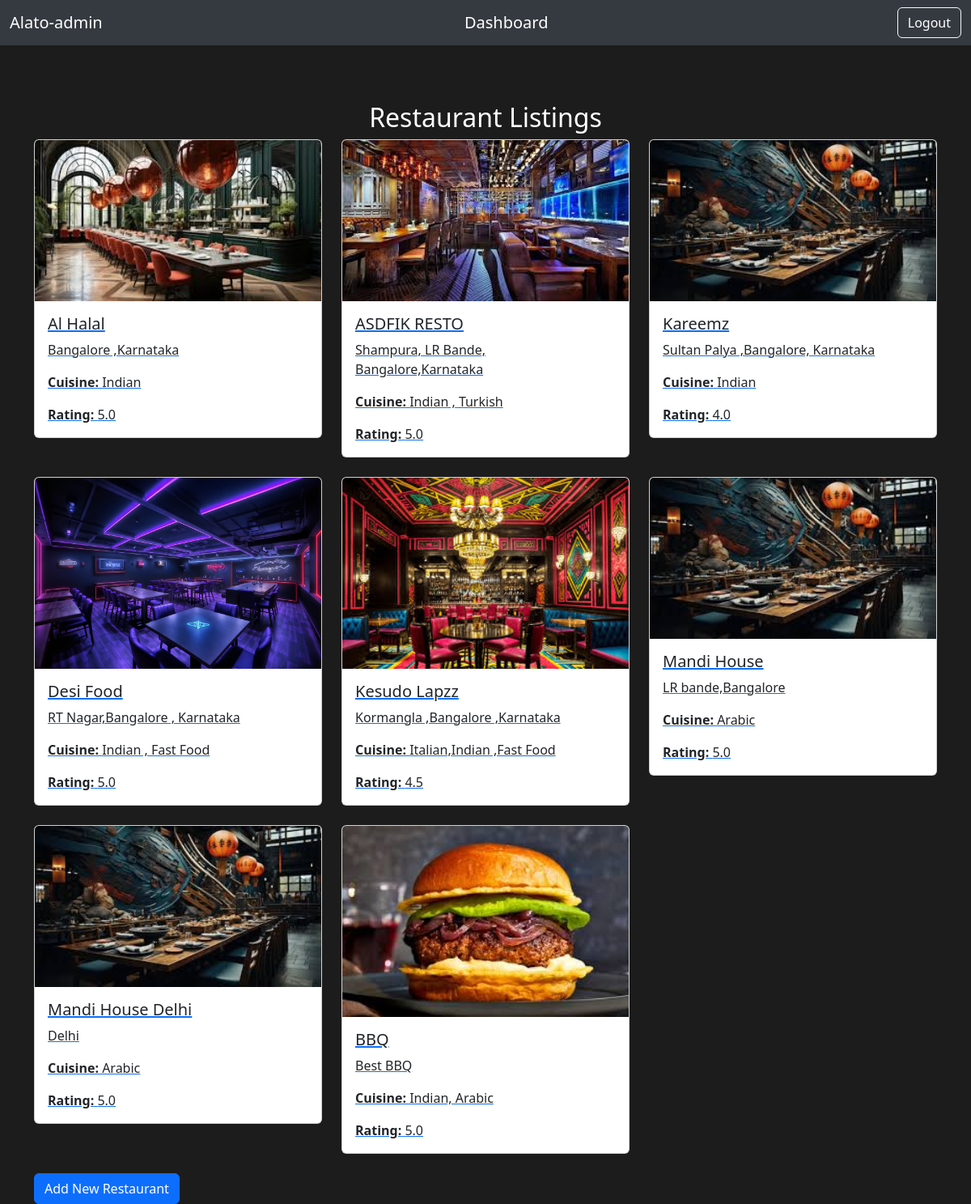
The app's page /admin_manager/admin_restaurants/ with its own data.
### home/models.py (models this page shows, shortened)
class Restaurant(models.Model):
    name = models.CharField(max_length=100)
    address = models.TextField()
    cuisine = models.CharField(max_length=100)
    rating = models.DecimalField(max_digits=3, decimal_places=1)  # For ratings like 4.5
    image = models.ImageField(upload_to='restaurants/', blank=True, null=True)

### admin_manager/views.py (the view)
# urls.py: path('admin_restaurants/', views.admin_restaurant_list, name='admin_restaurant_list'),
def admin_restaurant_list(request):
    restaurants = Restaurant.objects.all()
    return render(request, 'admin_res_list.html', {'restaurants': restaurants})

### admin_manager/templates/admin_res_list.html
{% extends 'admin_base.html' %}
{% block content %}
<div class="container mt-5">
    <h2 class="text-center">Restaurant Listings</h2>
    <div class="row">
        {% for restaurant in restaurants %}
        <div class="col-md-4">
            <a href="{% url 'admin_manager:admin_restaurant_detail' pk=restaurant.pk %}">
                <div class="card mb-4">
                    <img src="{{ restaurant.image.url }}" class="card-img-top" alt="{{ restaurant.name }}">
                    <div class="card-body">
                        <h5 class="card-title">{{ restaurant.name }}</h5>
                        <p class="card-text">{{ restaurant.address }}</p>
                        <p class="card-text"><strong>Cuisine:</strong> {{ restaurant.cuisine }}</p>
                        <p class="card-text"><strong>Rating:</strong> {{ restaurant.rating }}</p>
                    </div>
                </div>
            </a>
        </div>
        {% endfor %}
    </div>
    <a href="{% url 'admin_manager:admin_add_restaurant' %}" class="btn btn-primary">Add New Restaurant</a>
</div>
{% endblock %}

### templates/admin_base.html (shortened to what this page needs)
<!DOCTYPE html>
<html lang="en">
<head>
    {% load static %}
    <link href="https://cdn.jsdelivr.net/npm/bootstrap@5.3.3/dist/css/bootstrap.min.css" rel="stylesheet">
    <link href="https://cdn.jsdelivr.net/npm/bootstrap@5.3.3/dist/css/bootstrap.min.css" rel="stylesheet">
    <link rel="stylesheet" href="{% static 'css/index.css' %}">
</head>
<body>
    <header class="navbar navbar-expand-lg navbar-dark-gray">
        <div class="container-fluid">
            <a class="navbar-brand" href="#">Alato-admin</a>
            <div class="mx-auto">
                <span class="h5 mb-0">Dashboard</span>
            </div>
            <div class="ml-auto">
                <a href="{% url 'admin_manager:admin_logout' %}" class="btn btn-outline-light">Logout</a>
            </div>
        </div>
    </header>
    <div class="content" style="margin-top: 70px;">
        {% block content %}
        {% endblock %}
    </div>
</body>
</html>

### static/css/index.css (style rules this page uses)
body { height: 100vh; color: white; background-color: rgb(29, 28, 28); }
.navbar { background-color: rgba(0, 0, 0, 0.7); }
.navbar-brand, .nav-link { color: white !important; }

### templates/admin_base.html (style rules this page uses)
.navbar-dark-gray { background-color: #343a40; color: white; }
.navbar-dark-gray .navbar-brand, .navbar-dark-gray .navbar-text, .navbar-dark-gray .btn-outline-light { color: white; }

### records on screen
Restaurant: image (picture), name "Al Halal", address "Bangalore ,Karnataka", cuisine "Indian", rating "5.0"
Restaurant: image (picture), name "ASDFIK RESTO", address "Shampura, LR Bande, Bangalore,Karnataka", cuisine "Indian , Turkish", rating "5.0"
Restaurant: image (picture), name "Kareemz", address "Sultan Palya ,Bangalore, Karnataka", cuisine "Indian", rating "4.0"
Restaurant: image (picture), name "Desi Food", address "RT Nagar,Bangalore , Karnataka", cuisine "Indian , Fast Food", rating "5.0"
Restaurant: image (picture), name "Kesudo Lapzz", address "Kormangla ,Bangalore ,Karnataka", cuisine "Italian,Indian ,Fast Food", rating "4.5"
Restaurant: image (picture), name "Mandi House", address "LR bande,Bangalore", cuisine "Arabic", rating "5.0"
Restaurant: image (picture), name "Mandi House Delhi", address "Delhi", cuisine "Arabic", rating "5.0"
Restaurant: image (picture), name "BBQ", address "Best BBQ", cuisine "Indian, Arabic", rating "5.0"
